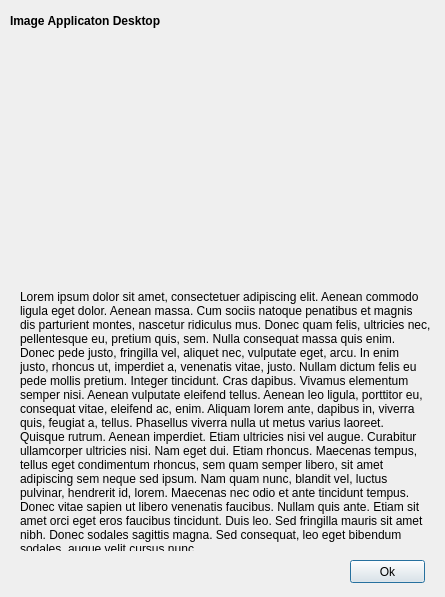
<?xml version="1.0" encoding="UTF-8"?>
<ui version="4.0">
 <class>Dialog</class>
 <widget class="QDialog" name="Dialog">
  <property name="geometry">
   <rect>
    <x>0</x>
    <y>0</y>
    <width>445</width>
    <height>597</height>
   </rect>
  </property>
  <property name="windowTitle">
   <string>About Image Application</string>
  </property>
  <widget class="QPushButton" name="button_ok">
   <property name="geometry">
    <rect>
     <x>350</x>
     <y>560</y>
     <width>75</width>
     <height>23</height>
    </rect>
   </property>
   <property name="text">
    <string>Ok</string>
   </property>
  </widget>
  <widget class="QLabel" name="label">
   <property name="geometry">
    <rect>
     <x>20</x>
     <y>290</y>
     <width>411</width>
     <height>261</height>
    </rect>
   </property>
   <property name="layoutDirection">
    <enum>Qt::LeftToRight</enum>
   </property>
   <property name="autoFillBackground">
    <bool>true</bool>
   </property>
   <property name="frameShadow">
    <enum>QFrame::Plain</enum>
   </property>
   <property name="lineWidth">
    <number>1</number>
   </property>
   <property name="midLineWidth">
    <number>0</number>
   </property>
   <property name="text">
    <string>Lorem ipsum dolor sit amet, consectetuer adipiscing elit. Aenean commodo ligula eget dolor. Aenean massa. Cum sociis natoque penatibus et magnis dis parturient montes, nascetur ridiculus mus. Donec quam felis, ultricies nec, pellentesque eu, pretium quis, sem. Nulla consequat massa quis enim. Donec pede justo, fringilla vel, aliquet nec, vulputate eget, arcu. In enim justo, rhoncus ut, imperdiet a, venenatis vitae, justo. Nullam dictum felis eu pede mollis pretium. Integer tincidunt. Cras dapibus. Vivamus elementum semper nisi. Aenean vulputate eleifend tellus. Aenean leo ligula, porttitor eu, consequat vitae, eleifend ac, enim. Aliquam lorem ante, dapibus in, viverra quis, feugiat a, tellus. Phasellus viverra nulla ut metus varius laoreet. Quisque rutrum. Aenean imperdiet. Etiam ultricies nisi vel augue. Curabitur ullamcorper ultricies nisi. Nam eget dui. Etiam rhoncus. Maecenas tempus, tellus eget condimentum rhoncus, sem quam semper libero, sit amet adipiscing sem neque sed ipsum. Nam quam nunc, blandit vel, luctus pulvinar, hendrerit id, lorem. Maecenas nec odio et ante tincidunt tempus. Donec vitae sapien ut libero venenatis faucibus. Nullam quis ante. Etiam sit amet orci eget eros faucibus tincidunt. Duis leo. Sed fringilla mauris sit amet nibh. Donec sodales sagittis magna. Sed consequat, leo eget bibendum sodales, augue velit cursus nunc,</string>
   </property>
   <property name="textFormat">
    <enum>Qt::RichText</enum>
   </property>
   <property name="wordWrap">
    <bool>true</bool>
   </property>
  </widget>
  <widget class="QLabel" name="label_2">
   <property name="geometry">
    <rect>
     <x>10</x>
     <y>10</y>
     <width>251</width>
     <height>21</height>
    </rect>
   </property>
   <property name="font">
    <font>
     <weight>75</weight>
     <bold>true</bold>
    </font>
   </property>
   <property name="text">
    <string>Image Applicaton Desktop</string>
   </property>
  </widget>
  <widget class="QLabel" name="label_3">
   <property name="geometry">
    <rect>
     <x>70</x>
     <y>50</y>
     <width>431</width>
     <height>221</height>
    </rect>
   </property>
   <property name="text">
    <string/>
   </property>
   <property name="pixmap">
    <pixmap>../static/descarga.png</pixmap>
   </property>
  </widget>
 </widget>
 <resources/>
 <connections/>
</ui>
